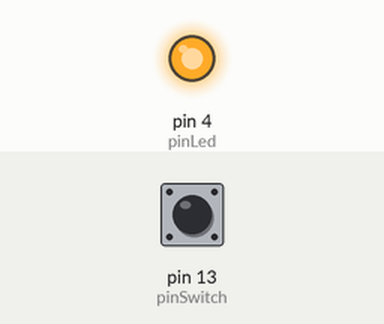
Simulated run of this sketch. Board: Arduino Uno, built with avr-gcc and run on an emulated ATmega328P. Shown: output pins drawn as LEDs (lit = HIGH). Inputs (shaded band) come from the test bench; at power-on: pin 13 (pinSwitch) HIGH. What the sketch prints to the serial monitor is not drawn.

Above: at 1.2 s.
1.3 s: pin 13 (pinSwitch) pulled LOW for 0.15 s
At 1.37 s:
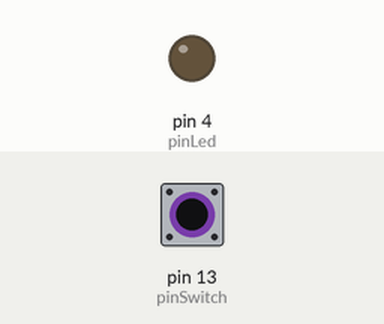
2.9 s: pin 13 (pinSwitch) pulled LOW for 3.2 s
At 6.8 s:
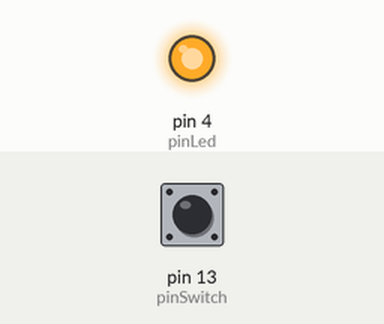
Timing chart, 0 to 8.3 s (numbered marks = the images above; inputs shaded):
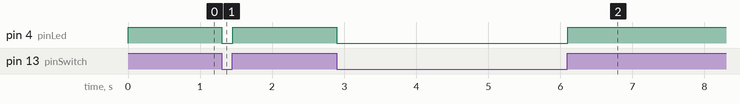

The sketch:

Clase_2_Serial.ino
```cpp
const int pinSwitch = 13;
const int pinLed = 4;

void setup() {
  // put your setup code here, to run once:
  pinMode(pinSwitch, INPUT_PULLUP);
  pinMode(pinLed, OUTPUT);

  Serial.begin(9600);
}


void loop() {
  // put your main code here, to run repeatedly:

  int estado = LOW;
  estado = digitalRead(pinSwitch);
  digitalWrite(pinLed, estado);
  Serial.print("A");

}
```

Measured:
- after the input at 1.3 s, pin 4 (pinLed): HIGH → LOW at once, → HIGH 0.15 s later
- after the input at 2.9 s, pin 4 (pinLed): HIGH → LOW at once, → HIGH 3.2 s later
